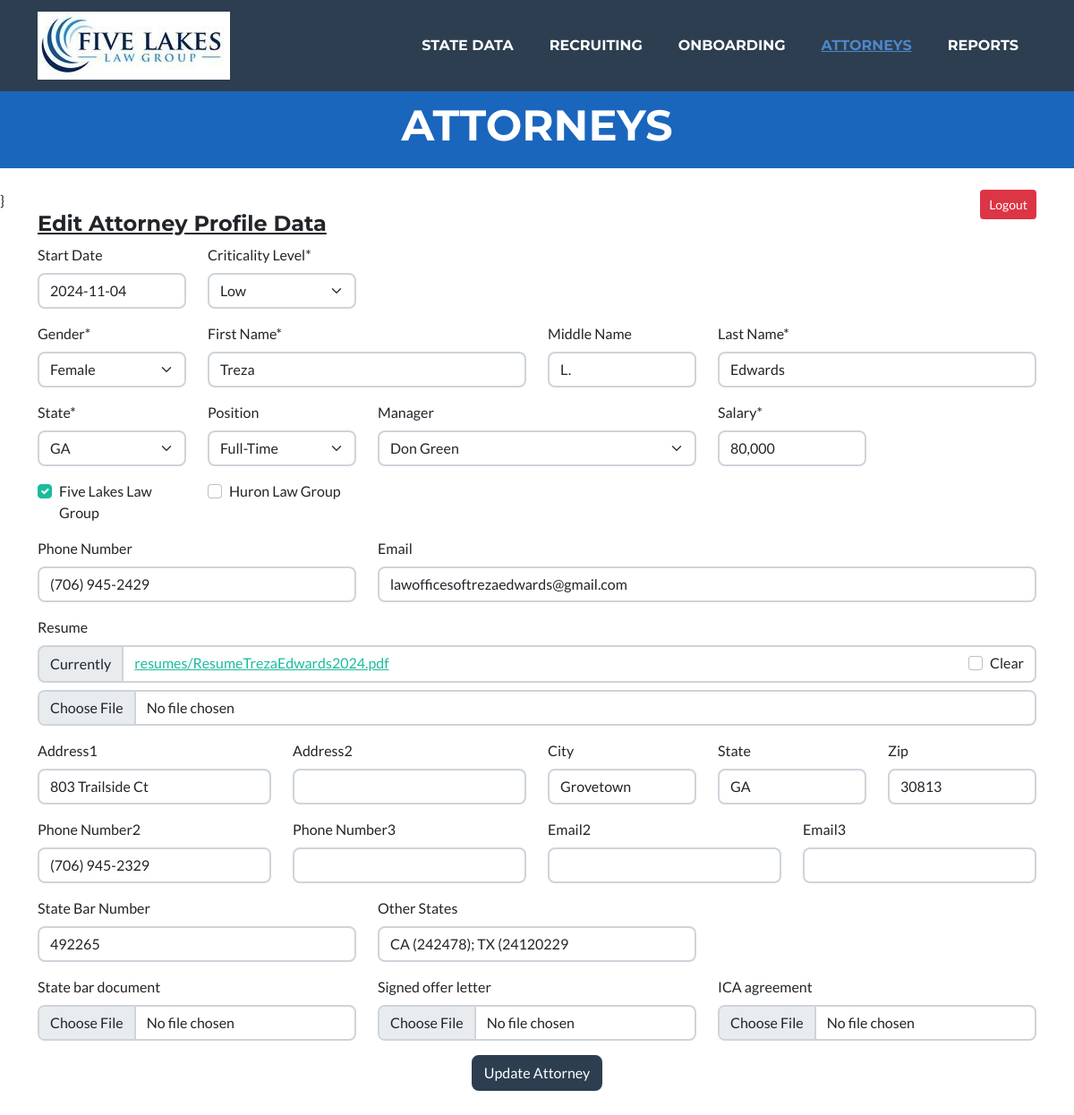
The app's page /attorneys/edit_attorney_profile/54/ (signed in) with its own data.
### attorneys/models.py (models this page shows, shortened)
class Employee(models.Model):
    class Meta:
        verbose_name = "Employee"
        verbose_name_plural = "Employees"
    states = State.objects.order_by('state_abbrev')
    STATE_CHOICES = []
    for state in states:
        each_state = (state.state_abbrev, state.state_abbrev)
        STATE_CHOICES.append(each_state)
    states_list = State.objects.all().order_by('manager')
    temp_list = []
    for state in states_list:
        temp_list.append(state.manager)
    manager_list = list(OrderedDict.fromkeys(temp_list))
    MANAGER_OPTIONS = []
    for manager in manager_list:
        each_manager = (manager, manager)
        MANAGER_OPTIONS.append(each_manager)
    EMPLOYMENT_OPTIONS = [
        ('Full-Time', 'Full-Time'),
        ('Part-Time', 'Part-Time'),
        ('Of Counsel', 'Of Counsel'),
        ('Floater', 'Floater'),
    ]
    SOURCE_OPTIONS = [
        ('Indeed', 'Indeed'),
        ('Linked In', 'Linked In'),
        ('Recruiter', 'Recruiter'),
        ('Employee Referral', 'Employee Referral'),
    ]
    FIRM_OPTIONS = [
        ('Huron Law Group', 'Huron Law Group'),
        ('Five Lakes Law Group', 'Five Lakes Law Group'),
    ]
    GENDER_CHOICES = [
        ('Male', 'Male'),
        ('Female', 'Female')
    ]
    STEP_CHOICES = [
        ('New Resume', 'New Resume'),
        ('Interview1', 'Interview1'),
        ('Interview2', 'Interview2'),
        ('Final', 'Final'),
        ('Open File', 'Open File')
    ]
    PRIORITY_CHOICES = [
        ('Critical', 'Critical'),
        ('High', 'High'),
        ('Medium', 'Medium'),
        ('Low', 'Low'),
    ]
    employee_id = models.BigAutoField("Employee ID", primary_key=True)
    is_active = models.BooleanField("Is Active", default=True, blank=True, null=True)
    state_abbrev = models.CharField("State", max_length=25,
        choices = STATE_CHOICES, blank=False, null=True)
    position = models.CharField("Position", max_length=25,
        choices = EMPLOYMENT_OPTIONS, blank=True, null=False, default="Full-Time")
    salary = models.CharField("Salary", max_length=10, default = "80,000", blank=False, null=False)
    manager = models.CharField("Manager", max_length=50,
        choices = MANAGER_OPTIONS, blank=True, null=False, default="")
    gender = models.CharField("Gender", max_length=10,
        choices = GENDER_CHOICES, blank=False, null=True)
    first_name = models.CharField("First Name", max_length=25, blank=False, null=False)
    middle_name = models.CharField("Middle Name", max_length=25, blank=True, null=False)
    last_name = models.CharField("Last Name", max_length=25, blank=False, null=False)
    phone = models.CharField("Phone Number", max_length=15, blank=True, null=True)
    email = models.EmailField("Email", max_length=254, blank=True, null=True)
    five_lakes_firm = models.BooleanField("Five Lakes Law Group", default=True)
    huron_firm = models.BooleanField("Huron Law Group", default=False)
    resume = models.FileField(upload_to='resumes/', blank=True, null=True)
    hire_date = models.DateField("Start Date", max_length=255, blank=True, null=True)
    start_date = models.DateField("Start Date", max_length=255, blank=True, null=True)
    onboarding_step = models.CharField("Last Name", max_length=50, blank=True, null=True)
    onboarding_complete = models.BooleanField("Onboarding Complete", default=False)
    priority = models.CharField("Criticality Level", max_length=10,
        choices = PRIORITY_CHOICES, default="Low", blank=False, null=True)
    prev_page = models.CharField("Last Name", max_length=100, blank=True, null=True)

class Employee_More_Model(models.Model):
    class Meta:
        verbose_name = "Employee's Additional Data"
        verbose_name_plural = "Employees' Additional Data"
    employee_id = models.IntegerField("Employee ID", primary_key=True)
    address1 = models.CharField("Address1", max_length=50, blank=True, null=True)
    address2 = models.CharField("Address2", max_length=50, blank=True, null=True)
    city = models.CharField("City", max_length=50, blank=True, null=True)
    resident_state = models.CharField("State", max_length=5, blank=True, null=True)
    zip = models.CharField("Zip", max_length=25, blank=True, null=True)
    phone2 = models.CharField("Phone Number2", max_length=15, blank=True, null=True)
    phone3 = models.CharField("Phone Number3", max_length=15, blank=True, null=True)
    email2 = models.EmailField("Email2", max_length=254, blank=True, null=True)
    email3 = models.EmailField("Email3", max_length=254, blank=True, null=True)
    state_bar_number = models.CharField("State Bar Number", max_length=25, blank=True, null=True)
    state_bar_document = models.FileField(upload_to='Bar/', blank=True, null=True)
    other_states = models.CharField("Other States", max_length=25, blank=True, null=True)
    signed_offer_letter = models.FileField(upload_to='HR/', blank=True, null=True)
    ICA_agreement = models.FileField(upload_to='HR/', blank=True, null=True)

### attorneys/views.py (the view)
# urls.py: path('edit_attorney_profile/<pk>/', views.edit_attorney_profile, name="edit_attorney_profile"),
@login_required(login_url=reverse_lazy('login'))
def edit_attorney_profile(request, pk=None, prev_page=None):
    context = {'title': 'Attorneys'}
    attorney_data1 = Employee.objects.get(employee_id=pk)
    attorney_data2 = Employee_More_Model.objects.get_or_create(employee_id=pk)
    context.update({'attorney': attorney_data1})
    context.update({'attorney2': attorney_data2[0]})
    if request.method == "POST":
        form1 = Edit_EmployeeForm1(request.POST, request.FILES, instance=attorney_data1)
        form2 = Employee_More_Form(request.POST, request.FILES, instance=attorney_data2[0])
        if form1.is_valid() and form2.is_valid():
            obj1 = form1.save(commit=False)
            print(obj1.prev_page)
            if obj1.resume is None:
                obj1.instance.resume = attorney_data1.resume
            obj1.save()
            form2.save()
            attorney_data1 = Employee.objects.get(employee_id=pk)
            if attorney_data1.prev_page:
                return redirect(attorney_data1.prev_page)
        return HttpResponseRedirect(reverse_lazy('attorneys'))
    else: # GET
        attorney_data1 = Employee.objects.get(employee_id=pk)
        attorney_data1.prev_page = request.META.get('HTTP_REFERER')
        attorney_data1.save()
        context.update({'attorney_data1': attorney_data1})
        context.update({'attorney_data2': attorney_data2[0]})
        AttorneyForm1 = Edit_EmployeeForm1(instance=attorney_data1)
        AttorneyForm2 = Employee_More_Form(instance=attorney_data2[0])
        context.update({'attorneyForm1': AttorneyForm1})
        context.update({'attorneyForm2': AttorneyForm2})
        return render(request, 'templates/attorneys/edit_attorney_profile.html', context)

### FiveLakes/templates/attorneys/edit_attorney_profile.html (shortened to what this page needs)
{% extends 'templates/index.html' %}
{% load crispy_forms_tags %}
{% load static %}
{% block menu %}
<div class="collapse navbar-collapse" id="navbarResponsive">
    <ul class="navbar-nav ms-auto">
        <li class="nav-item mx-0 mx-lg-1"><a class="nav-link py-3 px-0 px-lg-3 rounded" href="{% url 'states' %}">State Data</a></li>
        <li class="nav-item mx-0 mx-lg-1"><a class="nav-link py-3 px-0 px-lg-3 rounded" href="{% url 'recruiting' %}">Recruiting</a></li>
        <li class="nav-item mx-0 mx-lg-1"><a class="nav-link py-3 px-0 px-lg-3 rounded" href="{% url 'onboarding' %}">Onboarding</a></li>
        <li class="nav-item mx-0 mx-lg-1"><a class="nav-link py-3 px-0 px-lg-3 rounded active" href="{% url 'attorneys' %}">Attorneys</a></li>
        <li class="nav-item mx-0 mx-lg-1"><a class="nav-link py-3 px-0 px-lg-3 rounded" href="#reports">Reports</a></li>
    </ul>
</div>
{% endblock menu %}
{% block header %}
<header class="masthead bg-primary text-white text-center">
    <div class="container d-flex align-items-center flex-column">
        <h4 class="masthead-heading text-uppercase mb-0">Attorneys</h4>
    </div>
</header>
{% endblock header %}
{% block content %}}
    <div class="container">
        <h4><u>Edit Attorney Profile Data</u></h4>
    </div>
    <div class="container">
      <form method="post" enctype="multipart/form-data">
        <div class="form-selection">
            {% crispy attorneyForm1 %}
            {% crispy attorneyForm2 %}
        </div>
        <div style="text-align: center">
            <button type="submit" class="btn btn-secondary">Update Attorney</button>
        </div>
      </form>
    <br><br>
{% endblock content %}

### records on screen
Employee: start_date "2024-11-04", priority "Low", gender "Female", first_name "Treza", middle_name "L.", last_name "Edwards", state_abbrev "GA", position "Full-Time", manager "Don Green", salary "80,000", five_lakes_firm "☑", phone "(706) 945-2429", email "lawofficesoftrezaedwards@gmail.com"
Employee_More_Model: address1 "803 Trailside Ct", city "Grovetown", resident_state "GA", zip "30813", phone2 "(706) 945-2329", state_bar_number "492265", other_states "CA (242478); TX (24120229"
